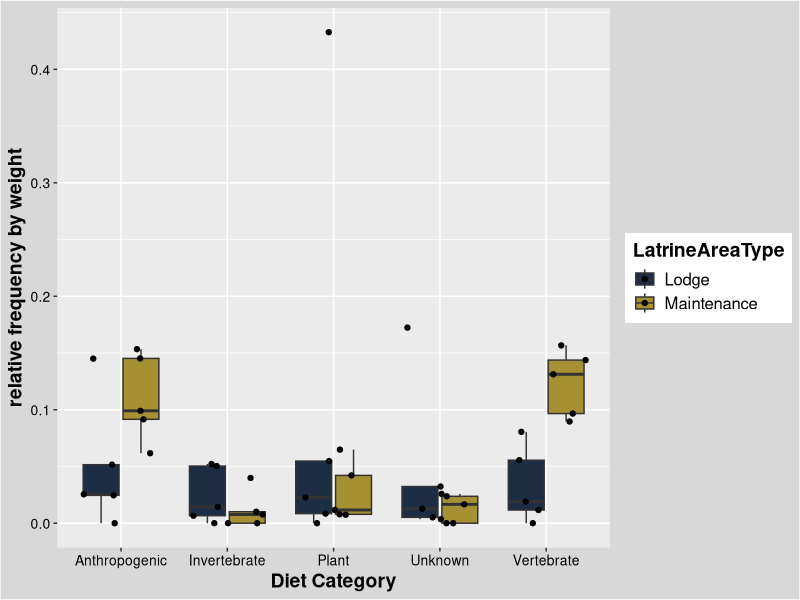
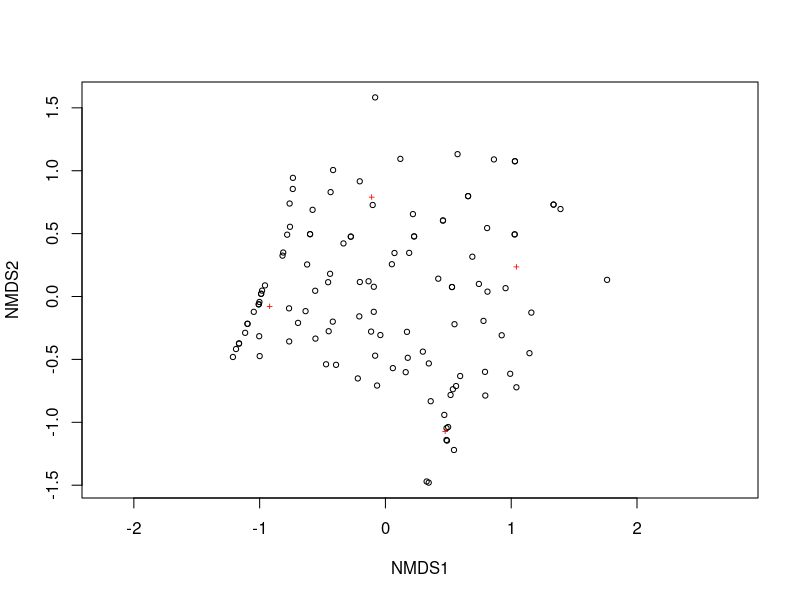
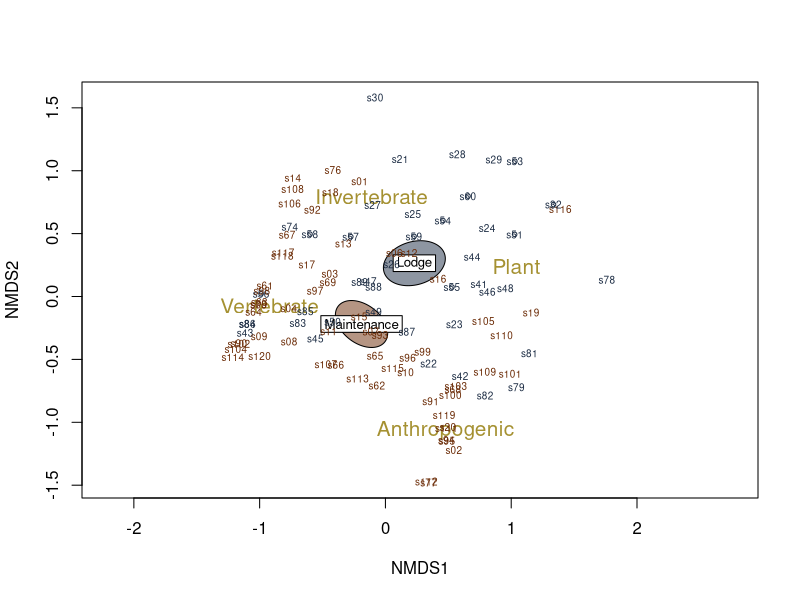
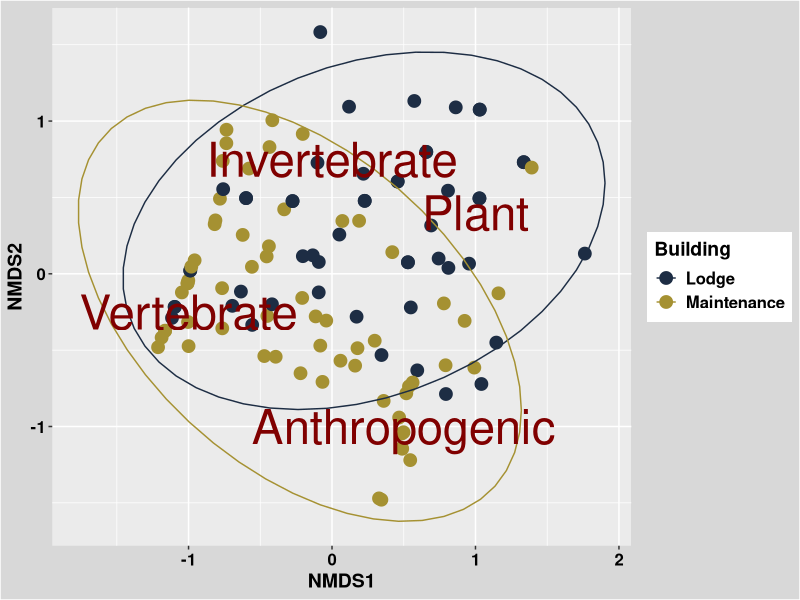
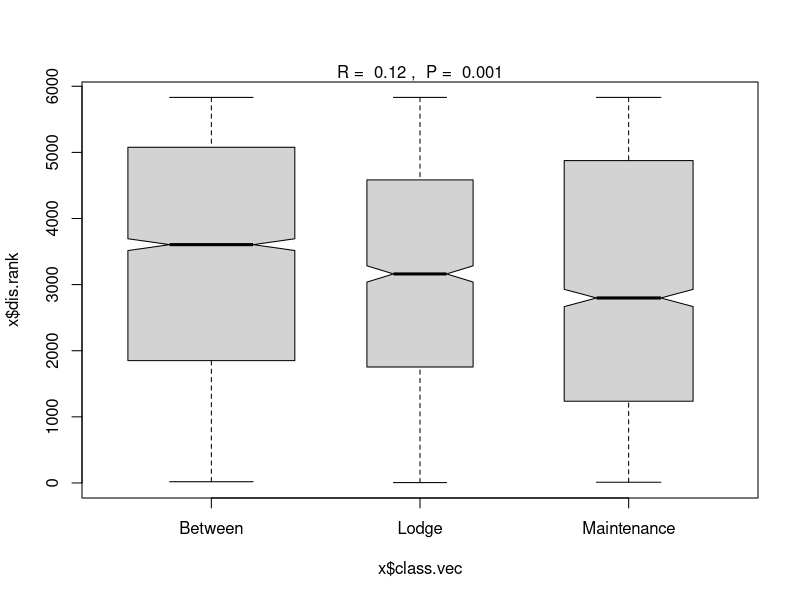
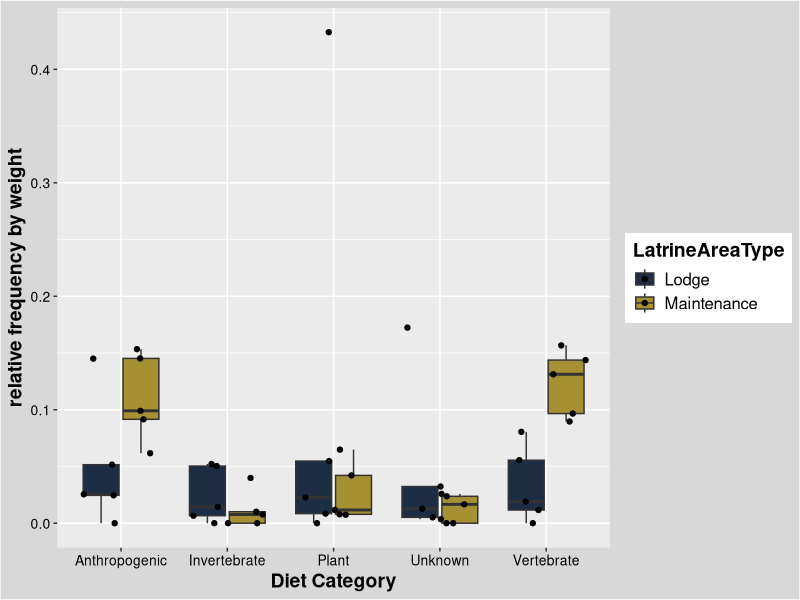
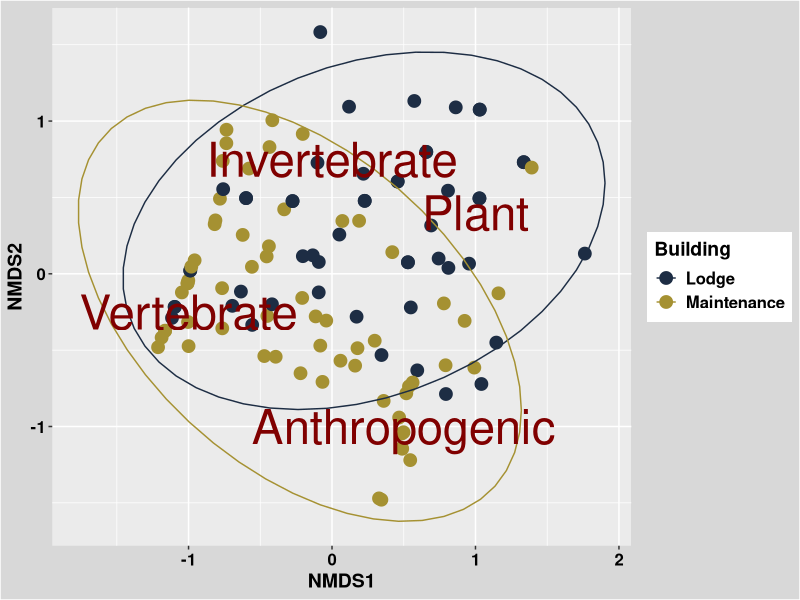

These figures' R source, in order:
# create diet item NMDS plot
# load library
library(tidyverse) #for data cleaning and manipulations
library(vegan) # for NMDS analysis
library(igraph) # adj lists and matrices
`%notin%` <- Negate(`%in%`) # not in function

# read in data

# this is each latrine data
latrines <- read.csv(file = "data/ZNP-2019_Fecal_Latrines.csv") %>% 
  filter(LatrineBag != "") # filter out unassessed latrines
l_id <- latrines %>% select(Latrine, LatrineBag, LatrineAreaType) # only latrine and latrine bag column 

# this is each scat segment data 
segments <- read.csv(file = "data/ZNP-2019_Fecal_Segments.csv") %>% 
  filter(Initials != "ZB") # remove Zoe's samples as they were pooled by latrine 
seg_id <- segments %>% 
  select(Segment, segment_id)

# this is each categorical diet fragment 
data <- read.csv(file = "data/ZNP-2019_Fecal_Fragments.csv") %>% 
  filter(Initials != "ZB") # remove Zoe's samples as they were pooled by latrine 
data <- data[,1:10] # remove extra columns 
data <- left_join(data, seg_id, by = "Segment")
data <- left_join(data, l_id, by = "LatrineBag")

# Count how many segments there are per building type 

data %>% 
  group_by(LatrineAreaType) %>%
  summarise(count_segments = n_distinct(segment_id)) 

# There are 67 segments analyses from staff buildings and 57 from the lodge 

# create a edge list of segment x diet item including segment and fragment weights

seg_id <- segments %>% 
  select(segment_id,, dry_weight_g)
diet_asc <- left_join(data, seg_id, by = "segment_id") %>%
  filter(dry_weight_g != "") # filtering out incomplete segments for now 

# calculate relative frequency by weight
diet_asc$relative_weight <- diet_asc$DriedFragmentWeight / diet_asc$dry_weight_g 

# columns needed latrine 
diet_asc <- diet_asc %>% 
  select(LatrineAreaType, Latrine, segment_id, FragmentType, DriedFragmentWeight, dry_weight_g, relative_weight) # you have multiple vertebrates 
write.csv(diet_asc, file = "data/latrine-fragment-data.csv")

# sum to the so segment-fragment type is unique

segment_level <- diet_asc %>% 
  group_by(as.factor(segment_id), as.factor(FragmentType), .drop = FALSE) %>% 
  summarise(fragment_weight = sum(DriedFragmentWeight),
            segment_weight = mean(dry_weight_g)) 
# replace NaN with missing value (NA) 
segment_level$segment_weight <- ifelse(segment_level$segment_weight == "NaN", NA, segment_level$segment_weight)

segment_level <- segment_level %>%
  fill(segment_weight, .direction = "downup")

# merge in Latrine information

latrine_segment <- left_join(segments, l_id, by = "LatrineBag") %>% 
  select(Latrine,color, segment_id, LatrineAreaType)

segment_level <- left_join(segment_level, latrine_segment, by = c("as.factor(segment_id)" = "segment_id"))

# sum to the so latrine-fragment type is unique
latrine_level <- segment_level %>% 
  group_by(LatrineAreaType, color, Latrine, `as.factor(FragmentType)`) %>% 
  summarise(fragment_weight = sum(fragment_weight),
            latrine_weight = sum(segment_weight))

# calculate relative weight of the latrine (eg pooled 10 scat samples)
latrine_level$relative_weight <- latrine_level$fragment_weight / latrine_level$latrine_weight

# remove contaminant and organic to reduce clutter 
latrine_level <- dplyr::filter(latrine_level, `as.factor(FragmentType)` %notin% c("Contaminant", "Organic"))

x1 <- ggplot(latrine_level, aes(y = relative_weight, x = `as.factor(FragmentType)`, fill = LatrineAreaType)) + 
  geom_boxplot(outlier.shape = NA) + 
  geom_jitter(position=position_jitterdodge()) +
  theme(axis.text.y = element_text(colour = "black", size = 10), 
        axis.text.x = element_text(colour = "black", size = 10), 
        legend.text = element_text(size = 12, colour ="black"), 
        legend.position = "right", axis.title.y = element_text(face = "bold", size = 14), 
        axis.title.x = element_text(face = "bold", size = 14, colour = "black"), 
        legend.title = element_text(size = 14, colour = "black", face = "bold"), 
        plot.background = element_rect(fill = "#d8d8d8ff"),
        legend.key=element_blank()) + 
  labs(x = "Diet Category", colour = "Building", y = "relative frequency by weight")  + 
  scale_fill_manual(values =  c("#1D2D44", "#A59132",
                                 "#1D2D44", "#A59132", 
                                 "#1D2D44", "#A59132", 
                                 "#1D2D44", "#A59132", 
                                 "#1D2D44", "#A59132"))
x1
ggsave("figures/diet_latrine-boxplot.png") 

# columns needed for NMDS analyses
diet_asc <- diet_asc %>% select(segment_id, FragmentType, relative_weight) # you have multiple vertebrates 


# edge list to matrix
diet_matrix <- pivot_wider(diet_asc, 
                           names_from = FragmentType, 
                           values_from = relative_weight, 
                           values_fn = sum, 
                           values_fill = 0)
diet_matrix$Contaminant <- NULL
diet_matrix$Organic <- NULL
diet_matrix$Unknown <- NULL

# remove segments that contain none of the vertebrate, inverterbrate, plant, or anthropogenic categories 
diet_matrix <- diet_matrix %>% 
  filter(segment_id %notin% c("s80", "s71", "", "s72", "s73", "s75", "s121"))

# create matrix
diet_matrix <- diet_matrix %>% 
  remove_rownames %>% 
  column_to_rownames(var="segment_id") %>% 
  as.matrix()

# run NMDS plot 
set.seed(75)
diet_NMDS=metaMDS(diet_matrix, # Our segment-by-fragment type matrix
                  distance = "bray",
                  trymax =105 ) # The number of reduced dimensions

NMDS <- as.data.frame(diet_NMDS$points)
plot(diet_NMDS)
ordiplot(diet_NMDS,type="n")
str(diet_NMDS) # gives stress values

# merge in latrine variable for annotation
plotted_segments <- rownames(diet_NMDS$points) %>% as.data.frame()
plotted_segments <- left_join(plotted_segments, segments, by = c("." = "segment_id")) %>% unique()
plotted_segments <- left_join(plotted_segments, l_id, by = "LatrineBag")  %>% unique()

building=plotted_segments$LatrineAreaType # create group distinguish
colors = plotted_segments$color

#Plot convex hulls with colors baesd on treatment
ord <- ordiellipse(diet_NMDS, groups = plotted_segments$LatrineAreaType, draw="polygon", kind = "se", conf = 0.95, col = c("#1D2D44", "#6B2B06") ,label = T)
orditorp(diet_NMDS,display="species",col="#A59132",cex = 1.25, air=0.01)
orditorp(diet_NMDS,display="sites",col = colors, cex=0.6,air=0.01)


# Using ggplot 

NMDS <- cbind(NMDS, plotted_segments)
write.csv(NMDS, file = "data/diet_NMDS_output.csv")
xx = ggplot(NMDS, aes(x = MDS1, y = MDS2, col = LatrineAreaType)) + 
  theme(axis.text.y = element_text(colour = "black", size = 12, face = "bold"), 
        axis.text.x = element_text(colour = "black", face = "bold", size = 12), 
        legend.text = element_text(size = 12, face ="bold", colour ="black"), 
        legend.position = "right", axis.title.y = element_text(face = "bold", size = 14), 
        axis.title.x = element_text(face = "bold", size = 14, colour = "black"), 
        legend.title = element_text(size = 14, colour = "black", face = "bold"), 
        plot.background = element_rect(fill = "#d8d8d8ff"),
        #panel.background = element_rect(fill = "#d8d8d8ff"), panel.border = element_rect(colour = "black",fill = "#d8d8d8ff", size = 1.2),
        legend.key=element_blank()) +
  geom_point(size = 4) +
  stat_ellipse() +
  labs(x = "NMDS1", colour = "Building", y = "NMDS2")  + 
  scale_colour_manual(values = c("#1D2D44", "#A59132")) + 
  annotate("text", x = c(-1, 0, 0.5, 1), y = c(-0.25, 0.75, -1, 0.4), 
           label = c("Vertebrate","Invertebrate", "Anthropogenic", "Plant"), 
           colour = c("#800000", "#800000", "#800000", "#800000"), 
           size = c(12, 12, 12, 12))
xx
ggsave("figures/diet_NMDS.png")

# now we want to do some statistics 

anosim_building = anosim(diet_matrix, NMDS$LatrineAreaType)
anosim_building # take a look at results
summary(anosim_building)
plot(anosim_building)


adonis_building = adonis(diet_matrix ~ LatrineAreaType, NMDS)

